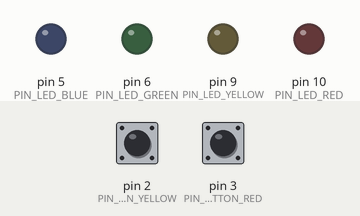
A sketch run on a simulated Arduino Uno, built with avr-gcc and run on an emulated ATmega328P. Shown: output pins drawn as LEDs (lit = HIGH). The inputs (shaded band) are chosen by the test bench; at power-on: pin 2 (PIN_PUSHBUTTON_YELLOW) HIGH, pin 3 (PIN_PUSHBUTTON_RED) HIGH.

Above: at 1.2 s.
1.3 s: pin 2 (PIN_PUSHBUTTON_YELLOW) pulled LOW for 0.15 s
At 2.1 s:
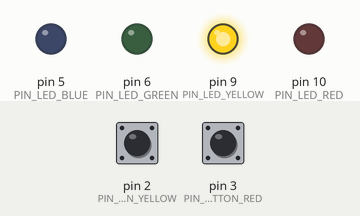
2.9 s: pin 3 (PIN_PUSHBUTTON_RED) pulled LOW for 0.15 s
At 3.3 s:
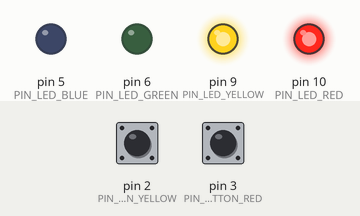
4.5 s: pin 2 (PIN_PUSHBUTTON_YELLOW) pulled LOW for 1 s
At 5.7 s:
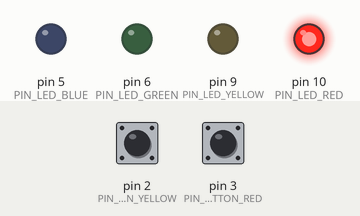
7.0 s: pin 2 (PIN_PUSHBUTTON_YELLOW) pulled LOW for 3.2 s
At 7.6 s:
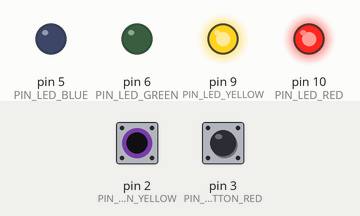
11.7 s: pin 3 (PIN_PUSHBUTTON_RED) pulled LOW for 1 s
At 12.4 s:
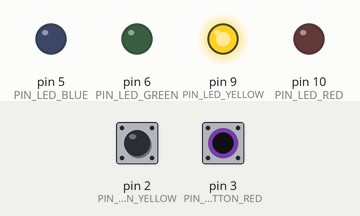
Timing chart, 0 to 14.7 s (numbered marks = the images above; inputs shaded):
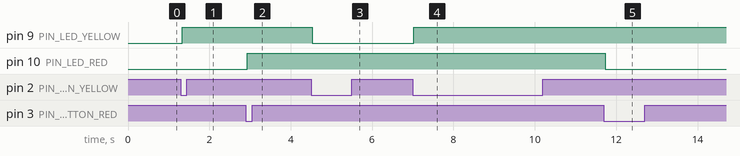

Measured:
- after the input at 1.3 s, pin 9 (PIN_LED_YELLOW): LOW → HIGH at once
- after the input at 2.9 s, pin 10 (PIN_LED_RED): LOW → HIGH at once
- after the input at 4.5 s, pin 9 (PIN_LED_YELLOW): HIGH → LOW at once
- after the input at 7.0 s, pin 9 (PIN_LED_YELLOW): LOW → HIGH at once
- after the input at 11.7 s, pin 10 (PIN_LED_RED): HIGH → LOW at once

The sketch:

FourToggleLEDsWithArduinoLibrary.ino
```cpp
#define PIN_LED_RED  			10
#define PIN_LED_YELLOW  		9
#define PIN_LED_GREEN  			6
#define PIN_LED_BLUE  			5


#define PIN_PUSHBUTTON_RED		3
#define PIN_PUSHBUTTON_YELLOW	2
#define PIN_PUSHBUTTON_GREEN	1
#define PIN_PUSHBUTTON_BLUE		0

uint8_t blueState = HIGH;
uint8_t lastBlueState = HIGH;
uint8_t greenState = HIGH;
uint8_t lastGreenState = HIGH;

volatile uint8_t mainEventFlags = 0;
#define FLAG_YELLOW_PUSHBUTTON 0x01
#define FLAG_RED_PUSHBUTTON 0x02


void setup()
{
  Serial.begin(9600);
  pinMode(PIN_LED_RED, OUTPUT);
  pinMode(PIN_LED_YELLOW, OUTPUT);
  pinMode(PIN_LED_GREEN, OUTPUT);
  pinMode(PIN_LED_BLUE, OUTPUT);

  pinMode(PIN_PUSHBUTTON_RED, INPUT_PULLUP);
  pinMode(PIN_PUSHBUTTON_YELLOW, INPUT_PULLUP);
  pinMode(PIN_PUSHBUTTON_GREEN, INPUT_PULLUP);
  pinMode(PIN_PUSHBUTTON_BLUE, INPUT_PULLUP);


  attachInterrupt(digitalPinToInterrupt(PIN_PUSHBUTTON_YELLOW), yellow_pushbutton_isr, FALLING);
  attachInterrupt(digitalPinToInterrupt(PIN_PUSHBUTTON_RED), red_pushbutton_isr, FALLING);
}

void loop()
{

  // Keep as a reference for the Sequencing HW
  //digitalWrite(PIN_LED_RED,!digitalRead(PIN_PUSHBUTTON_RED));
  //digitalWrite(PIN_LED_YELLOW,!digitalRead(PIN_PUSHBUTTON_YELLOW));
  //digitalWrite(PIN_LED_GREEN,!digitalRead(PIN_PUSHBUTTON_GREEN));
  //digitalWrite(PIN_LED_BLUE,!digitalRead(PIN_PUSHBUTTON_BLUE));

  if (mainEventFlags & FLAG_YELLOW_PUSHBUTTON) {
  	delay(30);
    mainEventFlags &= ~FLAG_YELLOW_PUSHBUTTON;
  	if (!digitalRead(PIN_PUSHBUTTON_YELLOW)) {
      // Do the action!
      digitalWrite(PIN_LED_YELLOW, !digitalRead(PIN_LED_YELLOW));
  	}
  }

  if (mainEventFlags & FLAG_RED_PUSHBUTTON) {
  	delay(30);
    mainEventFlags &= ~FLAG_RED_PUSHBUTTON;
  	if (!digitalRead(PIN_PUSHBUTTON_RED)) {
      // Do the action!
      digitalWrite(PIN_LED_RED, !digitalRead(PIN_LED_RED));
  	}
  }

  greenState = digitalRead(PIN_PUSHBUTTON_GREEN);
  if (greenState != lastGreenState) {
    if(!greenState) {
      digitalWrite(PIN_LED_GREEN, !digitalRead(PIN_LED_GREEN));
    }
    delay(50);
  }
  lastGreenState = greenState;

  blueState = digitalRead(PIN_PUSHBUTTON_BLUE);
  if (blueState != lastBlueState) {
    if(!blueState) {
      digitalWrite(PIN_LED_BLUE, !digitalRead(PIN_LED_BLUE));
    }
    delay(50);
  }
  lastBlueState = blueState;

}

void yellow_pushbutton_isr() {
    mainEventFlags |= FLAG_YELLOW_PUSHBUTTON;
}

void red_pushbutton_isr() {
    mainEventFlags |= FLAG_RED_PUSHBUTTON;
}
```
